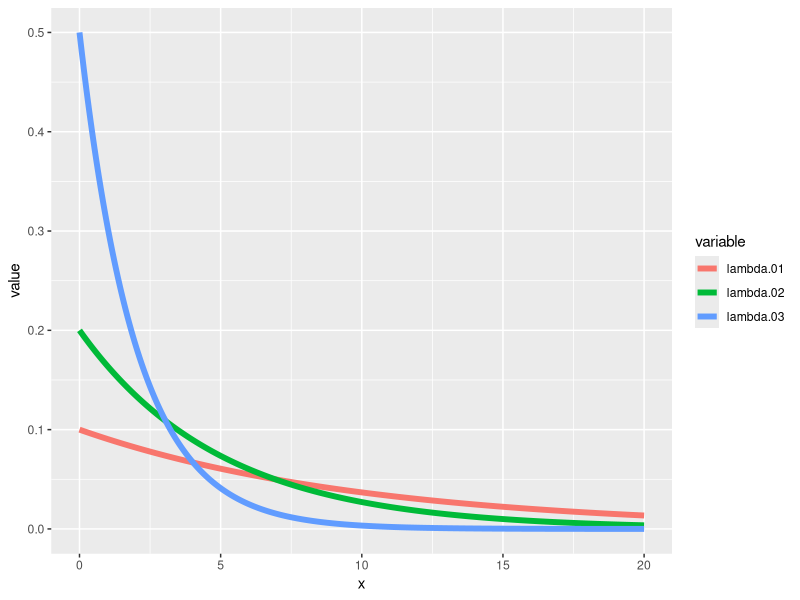
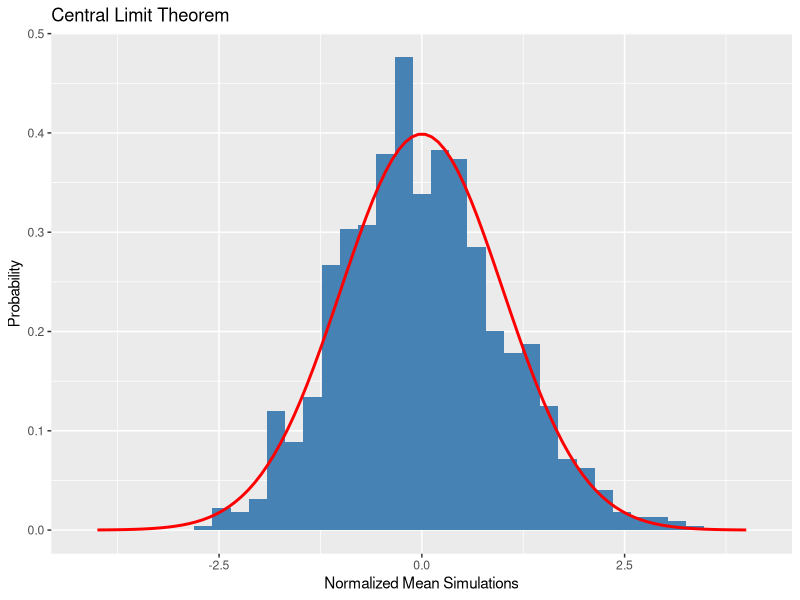

These charts were generated, in order, by the following R code:
## ---- chunk 1
library(knitr)
opts_chunk$set(echo = TRUE, warning = FALSE, message = FALSE)
options(scipen=999, comment = NA)
## ---- chunk 2
library(knitr)
library(ggplot2)
library(dplyr)
library(reshape2)

## ---- chunk 3
x <- seq(0,20,length = 1000)
lambda.01 <- dexp(x,rate = 0.1)
lambda.02 <- dexp(x, rate = 0.2)
lambda.03 <- dexp(x, rate=0.5)
dat <- data.frame(x,lambda.01,lambda.02,lambda.03)
dat <- melt(dat, id.vars = "x")
## ---- chunk 4

g <- ggplot(dat, aes(x = x, y = value,color = variable))
g <- g + geom_line(size = 2)
g
## ---- chunk 5

lambda <- 0.2
n <- 40
sims.mean <- NULL
sims.sd <- NULL
for(i in 1:1000){
    sims <- rexp(n,lambda)
    sims.mean <- c(sims.mean, mean(sims))
    sims.sd <- c(sims.sd , sd(sims))
}
## ---- chunk 6
sd(sims.mean)
## ---- chunk 7

sims.mean <- (sims.mean - mean(sims.mean))/sd(sims.mean)
x <- seq(-4,4, length = 100)
hx <- dnorm(x)
g <- ggplot(data.frame(x = sims.mean), aes(x = x))
g + geom_histogram(aes(y = ..density.. ,fill = I("steelblue")), binwidth = density(sims.mean)$bw) + 
    geom_line(data = data.frame(x=x,hx=hx),aes(x=x,y=hx), col = "red", size = 1) + 
    labs(x = "Normalized Mean Simulations", y = "Probability", title ="Central Limit Theorem")

